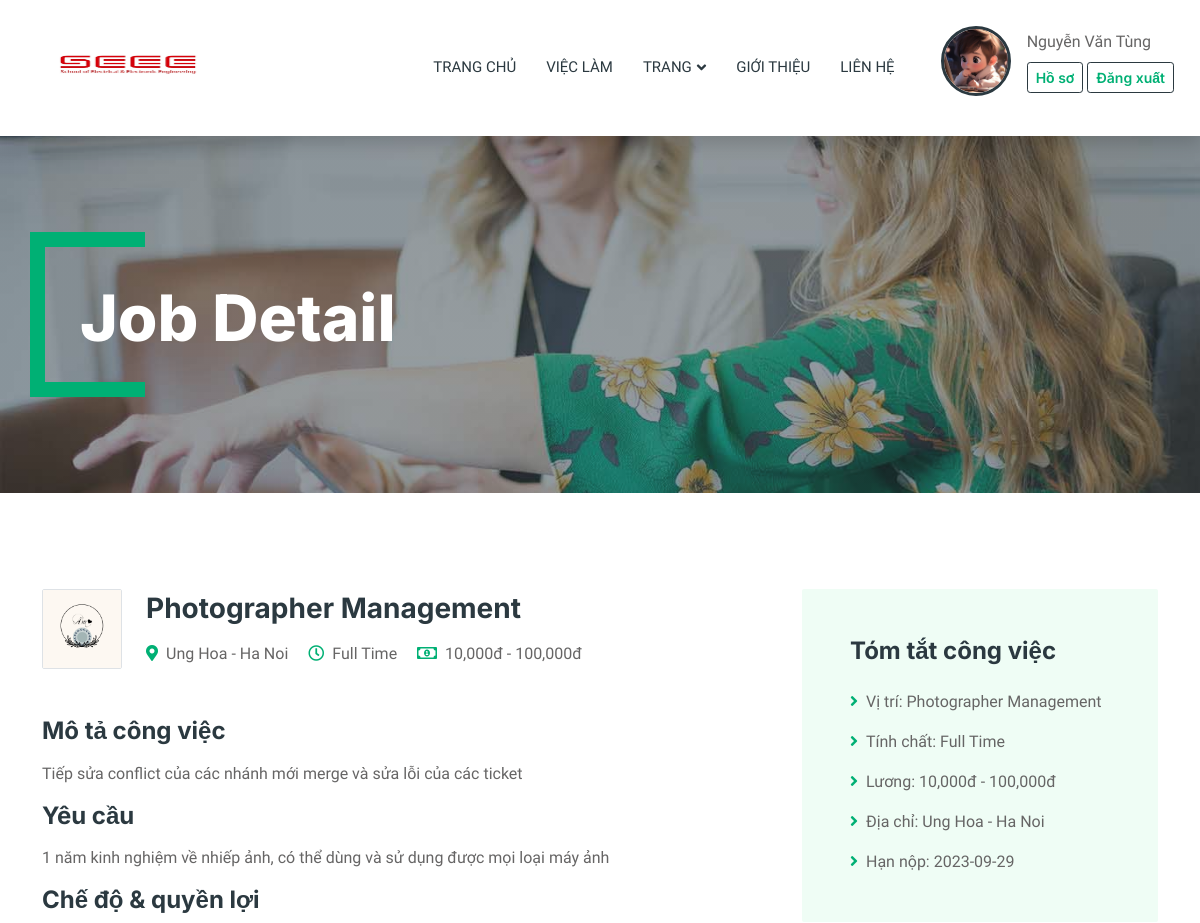
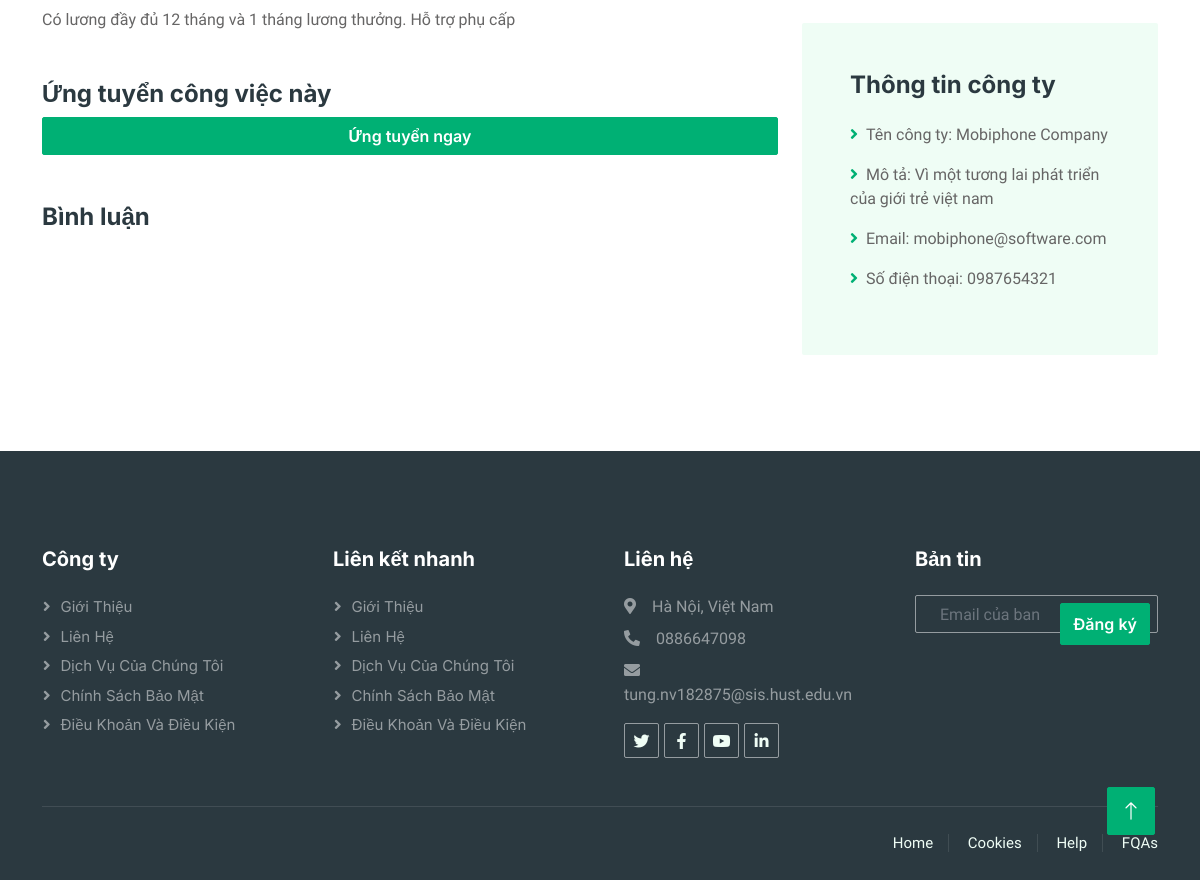
Page /job-detail.php?jobId=6 (signed in) on the committed database (2 pictures, top to bottom).
### tables this page shows
CREATE TABLE `tbl_company` (
  `companyId` int(11) NOT NULL,
  `companyName` varchar(255) NOT NULL,
  `description` varchar(255) NOT NULL,
  `image` varchar(255) NOT NULL,
  `companyPhone` varchar(10) NOT NULL,
  `companyEmail` varchar(50) NOT NULL,
  `userId` int(11) NOT NULL
);

CREATE TABLE `tbl_job` (
  `id` int(11) NOT NULL,
  `title` varchar(255) NOT NULL,
  `type_of_cv` varchar(150) NOT NULL,
  `level` varchar(255) NOT NULL,
  `address` varchar(255) NOT NULL,
  `min_salary` decimal(10,0) NOT NULL,
  `max_salary` decimal(10,0) NOT NULL,
  `description` varchar(255) NOT NULL,
  `require_job` varchar(255) NOT NULL,
  `welfare` varchar(255) NOT NULL,
  `language` varchar(255) NOT NULL,
  `userId` int(11) NOT NULL,
  `categoryId` int(11) NOT NULL,
  `companyId` int(11) NOT NULL,
  `deadline` date NOT NULL,
  `status` bit(1) NOT NULL,
  `is_approve` bit(1) NOT NULL,
  `is_remove` bit(1) NOT NULL,
  `time` varchar(255) NOT NULL
);

### lib/database.php (called while the page is built, shortened)
<?php
Class Database{
   public $host   = DB_HOST;
   public $user   = DB_USER;
   public $pass   = DB_PASS;
   public $dbname = DB_NAME;
   public $link;
private function connectDB(){
   $this->link = new mysqli($this->host, $this->user, $this->pass,
    $this->dbname);
 }
public function select($query){
  $result = $this->link->query($query) or
   die($this->link->error.__LINE__);
  if($result->num_rows > 0){
    return $result;
  } else {
    return false;
  }
 }
}

### classes/Job.php (called while the page is built, shortened)
<?php
$filepath = realpath(dirname(__FILE__));
include_once($filepath . '/../lib/database.php');
?>
<?php
class Job
{
    private $db;
    public function __construct()
    {
        $this->db = new Database();
    }
    public function getJobById($id)
    {
        $query = "SELECT * FROM tbl_job WHERE id = $id ";
        $result = $this->db->select($query);
        return $result;
    }
}
?>

### classes/Company.php (called while the page is built, shortened)
<?php
$filepath = realpath(dirname(__FILE__));
include_once($filepath . '/../lib/database.php');
?>
<?php
class Company
{
    private $db;
    public function __construct() {
        $this->db = new Database();
    }
    public function showCompanyById($id) {
        $query = "SELECT * FROM tbl_company WHERE companyId = $id ";
        $result = $this->db->select($query);
        return $result;
    }
}

### lib/session.php (called while the page is built, shortened)
<?php
class Session{
 public static function get($key){
    if (isset($_SESSION[$key])) {
     return $_SESSION[$key];
    } else {
     return false;
    }
 }
}
?>

### job-detail.php (the view, shortened to what this page needs)
<?php
include __DIR__ . '/lib/session.php';
include __DIR__ . '/classes/Job.php';
include __DIR__ . '/classes/Company.php';
?>
<?php
$class = new Job();
if ($_GET['jobId'] != null || isset($_GET['jobId'])) {
    $id = $_GET['jobId'];
}
?>
<!DOCTYPE html>
<html lang="en">
<head>
    <link href="https://cdnjs.cloudflare.com/ajax/libs/font-awesome/5.10.0/css/all.min.css" rel="stylesheet">
    <link href="https://cdn.jsdelivr.net/npm/bootstrap-icons@1.4.1/font/bootstrap-icons.css" rel="stylesheet">
    <link href="lib/animate/animate.min.css" rel="stylesheet">
    <link href="lib/owlcarousel/assets/owl.carousel.min.css" rel="stylesheet">
    <link rel="stylesheet" href="https://cdn.jsdelivr.net/npm/bootstrap@4.3.1/dist/css/bootstrap.min.css">
    <link href="css/bootstrap.min.css" rel="stylesheet">
    <link href="css/style.css" rel="stylesheet">
</head>
<body>
    <div class="container-xxl bg-white p-0">
        <?php include('./inc/navbar.php') ?>
        <div class="container-xxl py-5 bg-dark page-header mb-5">
            <div class="container my-5 pt-5 pb-4">
                <h1 class="display-3 text-white mb-3 animated slideInDown">Job Detail</h1>
            </div>
        </div>
        <?php
        $getJobById = $class->getJobById($id);
        if ($getJobById) {
            while ($job = $getJobById->fetch_assoc()) {
                ?>
                <div class="container-xxl py-5 wow fadeInUp" data-wow-delay="0.1s">
                    <div class="container">
                        <div class="row gy-5 gx-4">
                            <div class="col-lg-8">
                                <div class="d-flex align-items-center mb-5">
                                <?php
                                $company = new Company();
                                $companyList = $company->showCompanyById($job['companyId']);
                                if ($companyList) {
                                                while ($c = $companyList->fetch_assoc()) {
                                            ?>
                                                <img class="flex-shrink-0 img-fluid border rounded" src="./uploads/<?php echo $c['image'] ?>"
                                                    alt="" style="width: 80px; height: 80px;">
                                                    <?php
                                                }
                                                    }
                                                ?>
                                    <div class="text-start ps-4">
                                        <h3 class="mb-3"><?= $job['title'] ?></h3>
                                        <span class="text-truncate me-3"><i
                                                class="fa fa-map-marker-alt text-primary me-2"></i><?= $job['address'] ?></span>
                                        <span class="text-truncate me-3"><i class="far fa-clock text-primary me-2"></i><?= $job['time'] ?></span>
                                        <span class="text-truncate me-0"><i
                                                class="far fa-money-bill-alt text-primary me-2"></i><?= number_format($job['min_salary']).'đ' ?> -
                                                            <?= number_format($job['max_salary']).'đ' ?></span>
                                    </div>
                                </div>
                                <div class="mb-5">
                                    <h4 class="mb-3">Mô tả công việc</h4>
                                    <p><?= $job['description'] ?></p>
                                    <h4 class="mb-3">Yêu cầu</h4>
                                    <p><?= $job['require_job'] ?></p>
                                    <h4 class="mb-3">Chế độ & quyền lợi</h4>
                                    <p><?= $job['welfare'] ?></p>
                                </div>
                                <div class="mb-5">
                                    <h4>Ứng tuyển công việc này</h4>
                                    <?php if(Session::get('login_customer')){ ?>
                                        <div class="row g-3">
                                            <div class="col-12">
                                                <button class="btn btn-primary w-100" data-toggle="modal" data-target="#exampleModal" type="submit">Ứng tuyển ngay</button>
                                            </div>
                                        </div>
                                    <?php } else { ?>
                                        <div>Vui lòng đăng nhập để có thể ứng tuyển</div>
                                    <?php } ?>
                                </div>
                                <div class="mb-5">
                                    <h4>Bình luận</h4>
                                </div>
                            </div>
                            <div class="col-lg-4">
                                <div class="bg-light rounded p-5 mb-4 wow slideInUp" data-wow-delay="0.1s">
                                    <h4 class="mb-4">Tóm tắt công việc</h4>
                                    <p><i class="fa fa-angle-right text-primary me-2"></i>Vị trí: <?= $job['title'] ?></p>
                                    <p><i class="fa fa-angle-right text-primary me-2"></i>Tính chất: <?= $job['time'] ?></p>
                                    <p><i class="fa fa-angle-right text-primary me-2"></i>Lương: <?= number_format($job['min_salary']).'đ' ?> -
                                                            <?= number_format($job['max_salary']).'đ' ?></p>
                                    <p><i class="fa fa-angle-right text-primary me-2"></i>Địa chỉ: <?= $job['address'] ?></p>
                                    <p class="m-0"><i class="fa fa-angle-right text-primary me-2"></i>Hạn nộp: <?= $job['deadline'] ?>
                                    </p>
                                </div>
                                <div class="bg-light rounded p-5 wow slideInUp" data-wow-delay="0.1s">
                                    <h4 class="mb-4">Thông tin công ty</h4>
                                    <?php
                                    $company = new Company();
                                    $companyList = $company->showCompanyById($job['companyId']);
                                    if ($companyList) {
                                                while ($c = $companyList->fetch_assoc()) {
                                            ?>
                                    <p><i class="fa fa-angle-right text-primary me-2"></i>Tên công ty: <?php echo $c['companyName'] ?></p>
                                    <p><i class="fa fa-angle-right text-primary me-2"></i>Mô tả: <?php echo $c['description'] ?></p>
                                    <p><i class="fa fa-angle-right text-primary me-2"></i>Email: <?php echo $c['companyEmail'] ?></p>
                                    <p><i class="fa fa-angle-right text-primary me-2"></i>Số điện thoại: <?php echo $c['companyPhone'] ?></p>
                                    <?php
                                                }
                                                    }
                                                ?>
                                </div>
                            </div>
                        </div>
                    </div>
                </div>
            <?php }
        } ?>
        <?php include('./inc/footer.php') ?>
        <a href="#" class="btn btn-lg btn-primary btn-lg-square back-to-top"><i class="bi bi-arrow-up"></i></a>
    </div>
</body>
</html>

### css/style.css (style rules this page uses)
:root { --primary: #00B074; --secondary: #2B9BFF; --light: #EFFDF5; --dark: #2B3940; }
.back-to-top { position: fixed; display: none; right: 45px; bottom: 45px; z-index: 99; }
.btn { font-family: 'Inter', sans-serif; font-weight: 600; transition: .5s; }
.btn.btn-primary, .btn.btn-secondary { color: #FFFFFF; }
.btn-lg-square { width: 48px; height: 48px; }
.btn-square, .btn-sm-square, .btn-lg-square { padding: 0; display: flex; align-items: center; justify-content: center; font-weight: normal; border-radius: 2px; }
.header-carousel .container, .page-header .container { position: relative; padding: 45px 0 45px 35px; border-left: 15px solid var(--primary); }
.header-carousel .container::before, .header-carousel .container::after, .page-header .container::before, .page-header .container::after { position: absolute; content: ""; top: 0; left: 0; width: 100px; height: 15px; background: var(--primary); }
.header-carousel .container::after, .page-header .container::after { top: 100%; margin-top: -15px; }
.page-header { background: linear-gradient(rgba(43, 57, 64, .5), rgba(43, 57, 64, .5)), url(../img/carousel-1.jpg) center center no-repeat; background-size: cover; }

### rows in the picture
tbl_job: title "Photographer Management", address "Ung Hoa - Ha Noi", time "Full Time", min_salary "10,000", max_salary "100,000", description "Tiếp sửa conflict của các nhánh mới merge và sửa lỗi của các ticket", require_job "1 năm kinh nghiệm về nhiếp ảnh, có thể dùng và sử dụng được mọi loại máy ảnh", welfare "Có lương đầy đủ 12 tháng và 1 tháng lương thưởng. Hỗ trợ phụ cấp", deadline "2023-09-29"
tbl_company: image (picture), companyName "Mobiphone Company", description "Vì một tương lai phát triển của giới trẻ việt nam", companyEmail "mobiphone@software.com", companyPhone "0987654321"

### other values in the picture
Session::get('name') "Nguyễn Văn Tùng"
